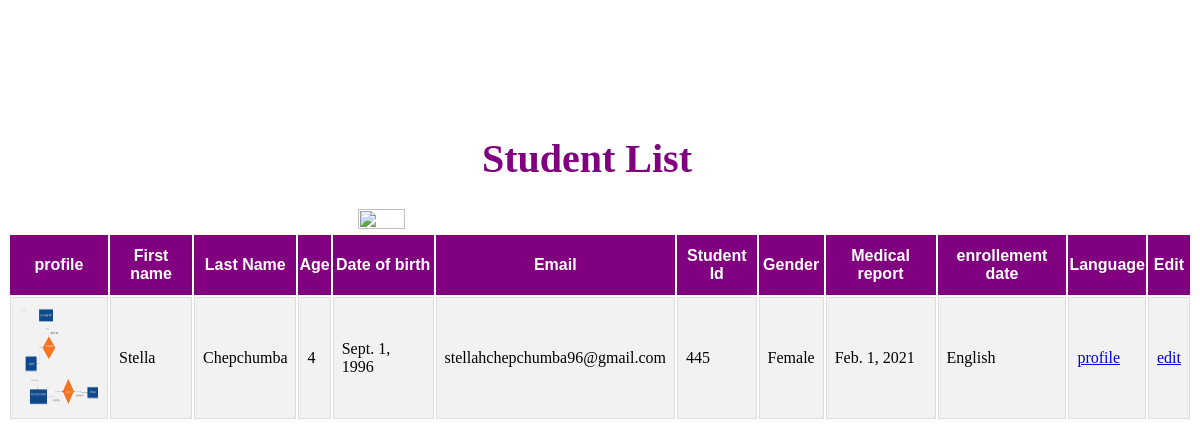
Page /student/student_list/ on the earlier database version.
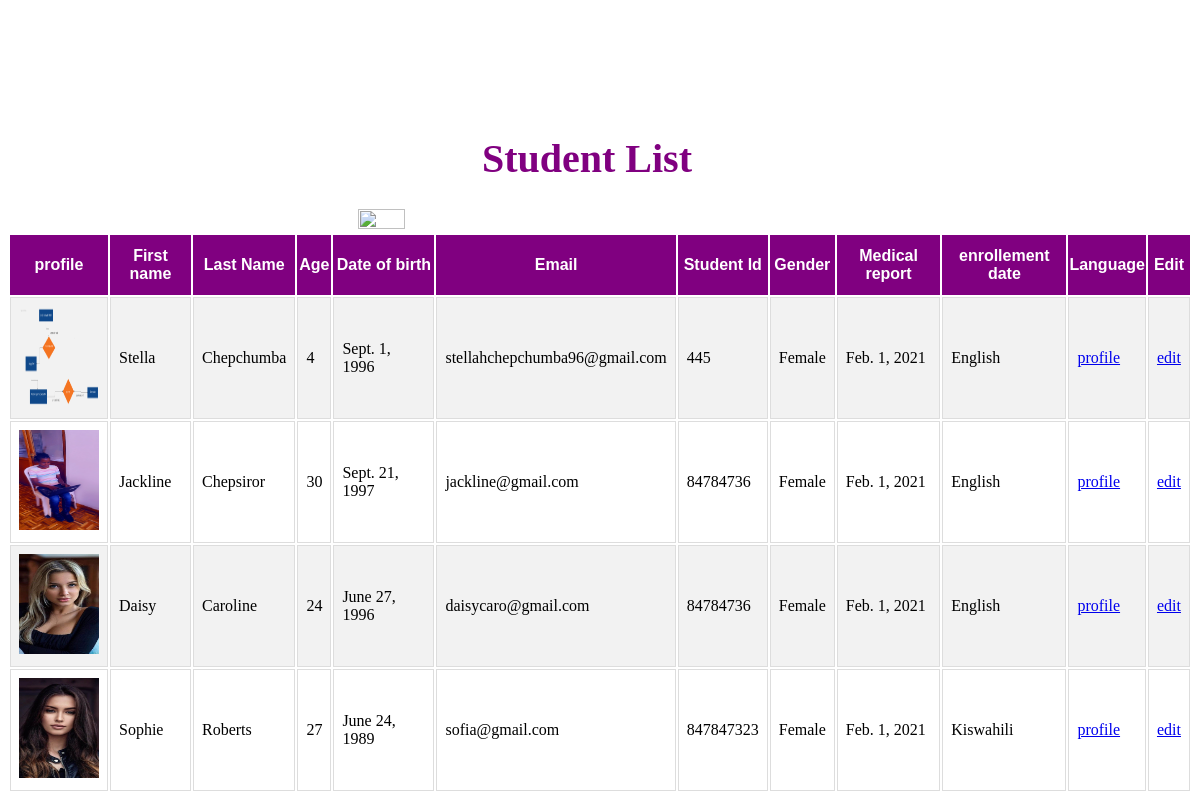
Same page on the later database version.
### student/models.py (models this page shows, shortened)
class Student(models.Model):
        first_name=models.CharField(max_length=12,null=True)
        last_name=models.CharField(max_length=12,null=True)
        age=models.PositiveSmallIntegerField()
        date_of_birth=models.DateField(max_length=10,null=True)
        roll_number=models.CharField(max_length=10,null=True)
        student_email=models.EmailField()
        nationality=(
        ("Kenyan","Kenyan"),
        ("Ugandan","Ugandan"),
        ("Rwandeese","Rwandees"),
        ("South Sudaneese","South Sudaneese"))
        nationality=models.CharField(max_length=15,choices=nationality)
        student_id=models.CharField(max_length=18,null=True)
        id_number=models.CharField(max_length=18,null=True)
        gender_choices=(
        ("Female","Female"),
        ("Male","Male")
        )
        gender=models.CharField(max_length=6,choices=gender_choices)
        phone_number=models.CharField(max_length=16,null=True)
        county=models.CharField(max_length=12,null=True)
        profile=models.ImageField(upload_to='documents/',null=True)
        medical_report=models.FileField()
        date_of_enrollment=models.DateField(max_length=8,null=True)
        language_choices=(
        ("English","English"),
        ("Kiswahili","Kiswahili")
    )
        language=models.CharField(max_length=10,choices=language_choices)
        serial_number=models.CharField(max_length=10, blank=True, null=True)

### student/views.py (the view)
# urls.py: path('student_list/',student_list,name='student_list'),
def student_list(request):
    students=Student.objects.all()
    return render(request,"student_list.html",{"students":students})

### student/templates/student_list.html (shortened to what this page needs)
<!DOCTYPE html>
<html lang="en">
<head>
</head>
<body>
    <h1>Student List</h1>
    <img class="image" src="https://previews.123rf.com/images/sathishmeraki/sathishmeraki2004/sathishmeraki200400002/144498267-a-girl-working-in-laptop-illustration-concept-of-work-from-home.jpg" height= "20%" width= "20%"/>
    <table class="table" >
        <tr>
            <th>profile</th>
            <th>First name</th>
            <th>Last Name</th>
            <th>Age</th>
            <th>Date of birth</th>
            <th>Email</th>
            <th>Student Id</th>
            <th>Gender</th>
            <th>Medical report</th>
            <th>enrollement date</th>
            <th>Language</th>
            <th>Edit</th>
         </tr>
        {% for student in students %}
        <tr>
            {% if student.profile %}
            <td><img src="{{student.profile.url}}" width="80px" height="100px"></td>
            {% endif %}
            <td>{{student.first_name}}</td>
            <td>{{student.last_name}}</td>
            <td>{{student.age}}</td>
            <td>{{student.date_of_birth}}</td>
            <td>{{student.student_email}}</td>
            <td>{{student.student_id}}</td>
            <td>{{student.gender}}</td>
            <td>{{student.date_of_enrollment}}</td>
            <td>{{student.language}}</td>
             <td>
            <a href="{% url 'student_profile' id=student.id%}">profile</a>
             </td>
             <td>
            <a href="{% url 'edit_student' id=student.id%}">
                edit</a>
                </td>
    </tr>
    {% endfor %}
    </table>
</body>
</html>

### student/templates/student_list.html (style rules this page uses)
.table { width: 100%; }
.table td, #table th { border: 1px solid #ddd; padding: 8px; }
.table tr:nth-child(even) { background-color: #F2F2F2; }
.table th { padding-top: 12px; padding-bottom: 12px; text-align: left; background-color: purple; color: white; font-family:sans-serif; text-align: center; }
h1 { float: right; color: purple; padding-right: 500px; padding-top: 100px; font-size: 40px; }
.image { float: left; padding-left: 350px; }
.table { float: right; size: 50%; }

Differences in the rows shown:
added Student: profile (picture), first_name "Jackline", last_name "Chepsiror", age "30", date_of_birth "Sept. 21, 1997", student_email "jackline@gmail.com", student_id "84784736", gender "Female", date_of_enrollment "Feb. 1, 2021", language "English"
added Student: profile (picture), first_name "Daisy", last_name "Caroline", age "24", date_of_birth "June 27, 1996", student_email "daisycaro@gmail.com", student_id "84784736", gender "Female", date_of_enrollment "Feb. 1, 2021", language "English"
added Student: profile (picture), first_name "Sophie", last_name "Roberts", age "27", date_of_birth "June 24, 1989", student_email "sofia@gmail.com", student_id "847847323", gender "Female", date_of_enrollment "Feb. 1, 2021", language "Kiswahili"
